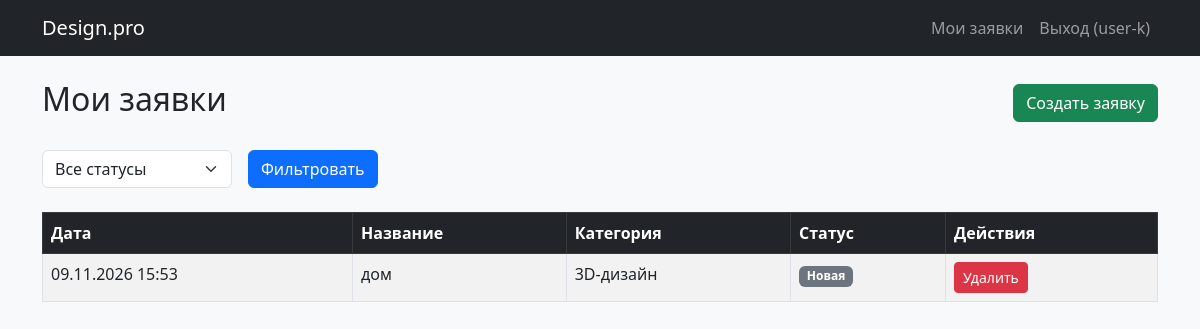
Before: /profile/ (signed in) with the older database file.
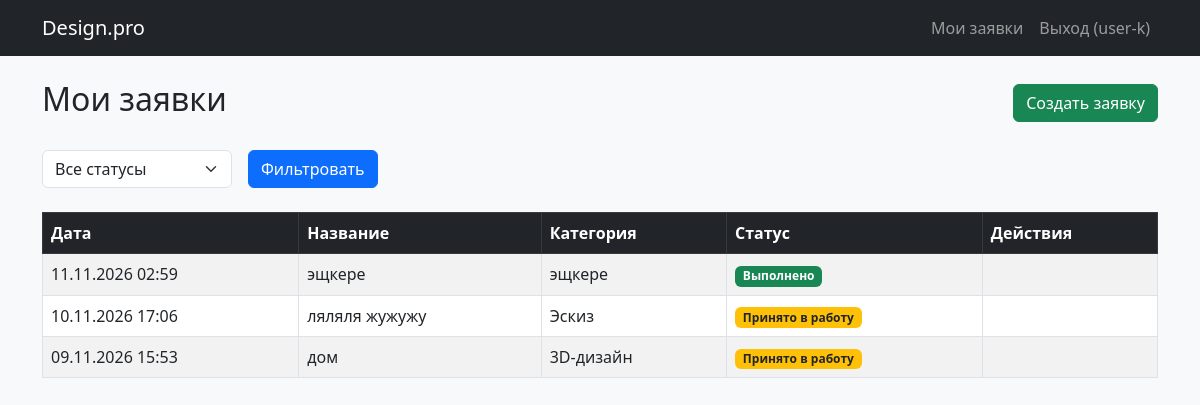
After: the same page with the newer database file.
### orders/models.py (models this page shows, shortened)
class CustomUser(AbstractUser):
    first_name = None
    last_name = None
    surname = models.CharField(max_length=100, verbose_name="Фамилия")
    name = models.CharField(max_length=100, verbose_name="Имя")
    patronymic = models.CharField(max_length=100, blank=True, verbose_name="Отчество")
    consent = models.BooleanField(default=False, verbose_name="Согласие на обработку персональных данных")

class Order(models.Model):
    STATUS_CHOICES = (
        ('new', 'Новая'),
        ('in_progress', 'Принято в работу'),
        ('done', 'Выполнено'),
    )
    user = models.ForeignKey(CustomUser, on_delete=models.CASCADE, verbose_name="Пользователь")
    title = models.CharField(max_length=200, verbose_name="Название")
    description = models.TextField(verbose_name="Описание")
    category = models.ForeignKey(Category, on_delete=models.CASCADE, verbose_name="Категория")
    photo = models.ImageField(upload_to='orders_photos/', verbose_name="Фото помещения")
    status = models.CharField(max_length=20, choices=STATUS_CHOICES, default='new', verbose_name="Статус")
    created_at = models.DateTimeField(auto_now_add=True, verbose_name="Временная метка")
    admin_comment = models.TextField(blank=True, null=True, verbose_name="Комментарий администратора")
    design_photo = models.ImageField(upload_to='design_photos/', blank=True, null=True, verbose_name="Фото готового дизайна")
    class Meta:
        ordering = ['-created_at']  # Сначала новые
        verbose_name = "Заявка"
        verbose_name_plural = "Заявки"

class Category(models.Model):
    name = models.CharField(max_length=100, unique=True, verbose_name="Название категории")
    class Meta:
        verbose_name = "Категория"
        verbose_name_plural = "Категории"

### orders/views.py (the view)
# urls.py: path('profile/', views.profile_view, name='profile'),
@login_required
def profile_view(request):
    if request.user.is_superuser:
        return redirect('admin_panel')
    orders = Order.objects.filter(user=request.user).order_by('-created_at')
    status_filter = request.GET.get('status')
    if status_filter:
        orders = orders.filter(status=status_filter)
    return render(request, 'orders/profile.html', {'orders': orders})

### orders/templates/orders/profile.html (shortened to what this page needs)
{% extends "orders/base.html" %}
{% block content %}
  <div class="d-flex justify-content-between align-items-center mb-4">
      <h2>Мои заявки</h2>
      <a href="{% url 'create_order' %}" class="btn btn-success">Создать заявку</a>
  </div>
  <form method="get" class="row g-3 mb-4">
      <div class="col-auto">
          <select name="status" class="form-select">
              <option value="">Все статусы</option>
          </select>
      </div>
      <div class="col-auto">
          <button type="submit" class="btn btn-primary">Фильтровать</button>
      </div>
  </form>
  <div class="table-responsive">
      <table class="table table-bordered table-striped">
          <thead class="table-dark">
              <tr>
                  <th>Дата</th>
                  <th>Название</th>
                  <th>Категория</th>
                  <th>Статус</th>
                  <th>Действия</th>
              </tr>
          </thead>
          <tbody>
              {% for order in orders %}
              <tr>
                  <td>{{ order.created_at|date:"d.m.Y H:i" }}</td>
                  <td>{{ order.title }}</td>
                  <td>{{ order.category.name }}</td>
                  <td>
                      <span class="badge
                          {% if order.status == 'new' %}bg-secondary
                          {% elif order.status == 'in_progress' %}bg-warning text-dark
                          {% else %}bg-success{% endif %}">
                          {{ order.get_status_display }}
                      </span>
                  </td>
                  <td>
                      {% if order.status == 'new' %}
                          <a href="{% url 'delete_order' order.pk %}" class="btn btn-sm btn-danger">Удалить</a>
                      {% endif %}
                  </td>
              </tr>
              {% empty %}
              <tr>
                  <td colspan="5" class="text-center">У вас пока нет заявок.</td>
              </tr>
              {% endfor %}
          </tbody>
      </table>
  </div>
{% endblock %}

### orders/templates/orders/base.html (shortened to what this page needs)
<!DOCTYPE html>
{% load static %}
<html lang="ru">
<head>
    <link href="https://cdn.jsdelivr.net/npm/bootstrap@5.3.0/dist/css/bootstrap.min.css" rel="stylesheet">
    <link rel="stylesheet" href="{% static 'css/style.css' %}">
</head>
<body>
    <nav class="navbar navbar-expand-lg navbar-dark bg-dark">
        <div class="container">
            <a class="navbar-brand" href="{% url 'index' %}">Design.pro</a>
            <div class="collapse navbar-collapse" id="navbarNav">
                <ul class="navbar-nav ms-auto">
                    {% if user.is_authenticated %}
                        {% if user.is_superuser %}
                            <li class="nav-item">
                                <a class="nav-link text-warning fw-bold" href="{% url 'admin_panel' %}">Панель управления</a>
                            </li>
                        {% else %}
                            <li class="nav-item">
                                <a class="nav-link" href="{% url 'profile' %}">Мои заявки</a>
                            </li>
                        {% endif %}
                        <li class="nav-item">
                            <form action="{% url 'logout' %}" method="post" class="d-inline">
                                <button type="submit" class="btn btn-link nav-link" style="display:inline; cursor:pointer;">Выход ({{ user.username }})</button>
                            </form>
                        </li>
                    {% endif %}
                </ul>
            </div>
        </div>
    </nav>
    <div class="container mt-4">
        {% block content %} {% endblock %}
    </div>
</body>
</html>

### static/css/style.css (style rules this page uses)
body { background-color: #f8f9fa; }

Changed rows visible on the page:
added Order: created_at "11.11.2026 02:59", title "эщкере", category.name "эщкере", status "Выполнено"
added Order: created_at "10.11.2026 17:06", title "ляляля жужужу", category.name "Эскиз", status "Принято в работу"
changed Order "дом": status "Новая" → "Принято в работу"; no longer shows "Удалить"
